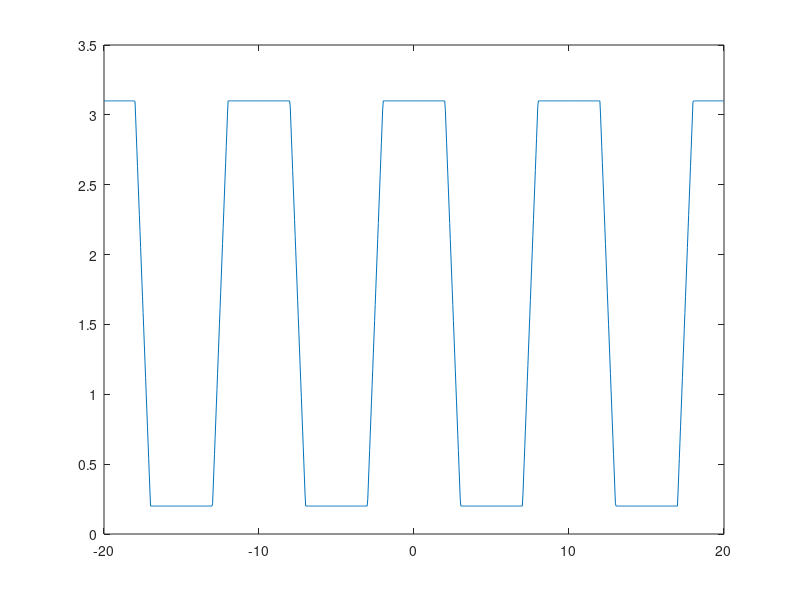

The MATLAB source for this figure:
n_range = 2000; %input('Enter n range: ');
mag = -9;
To = 10*(10^mag);
omega = 2*pi/To;

n = [-n_range:-1, 1:n_range];
t = linspace(-20,20,1000);

[T,N] = meshgrid(t,n);

X_n = (0*sin(3*(10^mag)*N*omega)./(N*omega));
X_n = X_n + (5.8*(10^-mag)*cos(2*(10^mag)*N*omega))./((N.^2)*(omega^2));
X_n = X_n - (5.8*(10^-mag)*cos(3*(10^mag)*N*omega))./((N.^2)*(omega^2));
X_n = X_n/(To);

X_t = X_n.*exp((j*N).*(omega*T));
x_t = sum(X_t);
x_t = x_t + 1.65;
plot(t,x_t)

fprintf('Min peak: %f\n',min(x_t))
fprintf('Max peak: %f\n',max(x_t))

P_x = abs([X_n(:,1); 1.65]).^2;
p_x = sum(P_x);
fprintf('Power w/ DC component: %f\n',p_x)

P_x = abs([X_n(:,1)]).^2;
p_x = sum(P_x);
fprintf('Power w/out DC component: %f\n',p_x)

